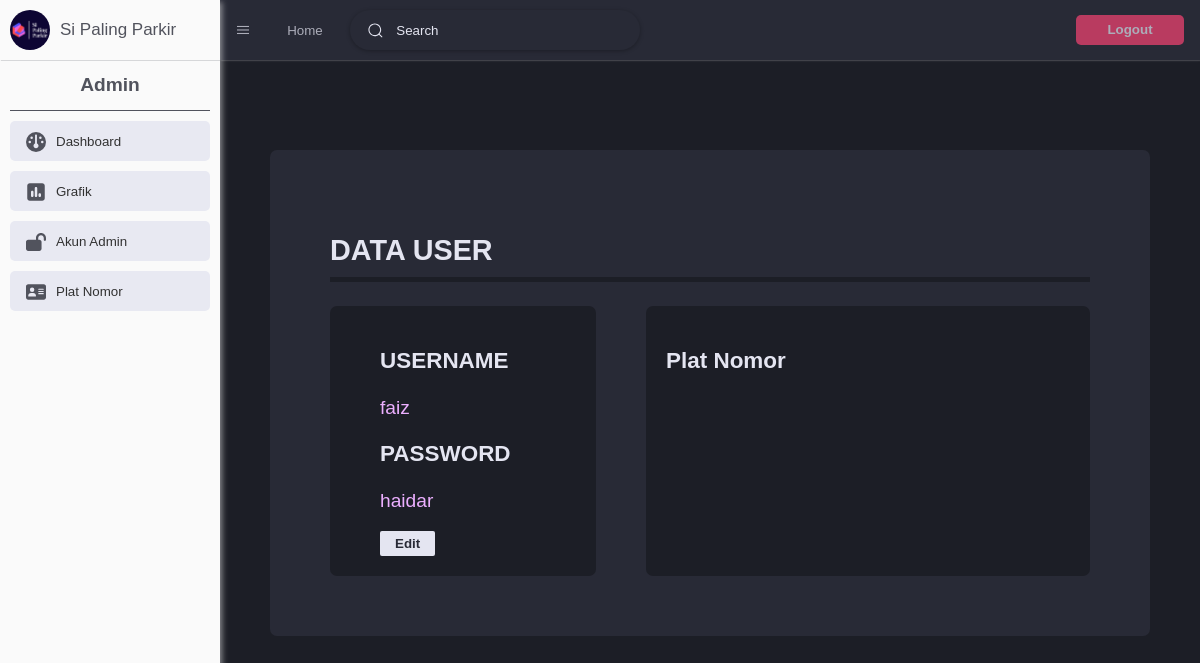
/bundle.php?page=akunuser&id=1 (signed in), run on an earlier commit of the app's database.
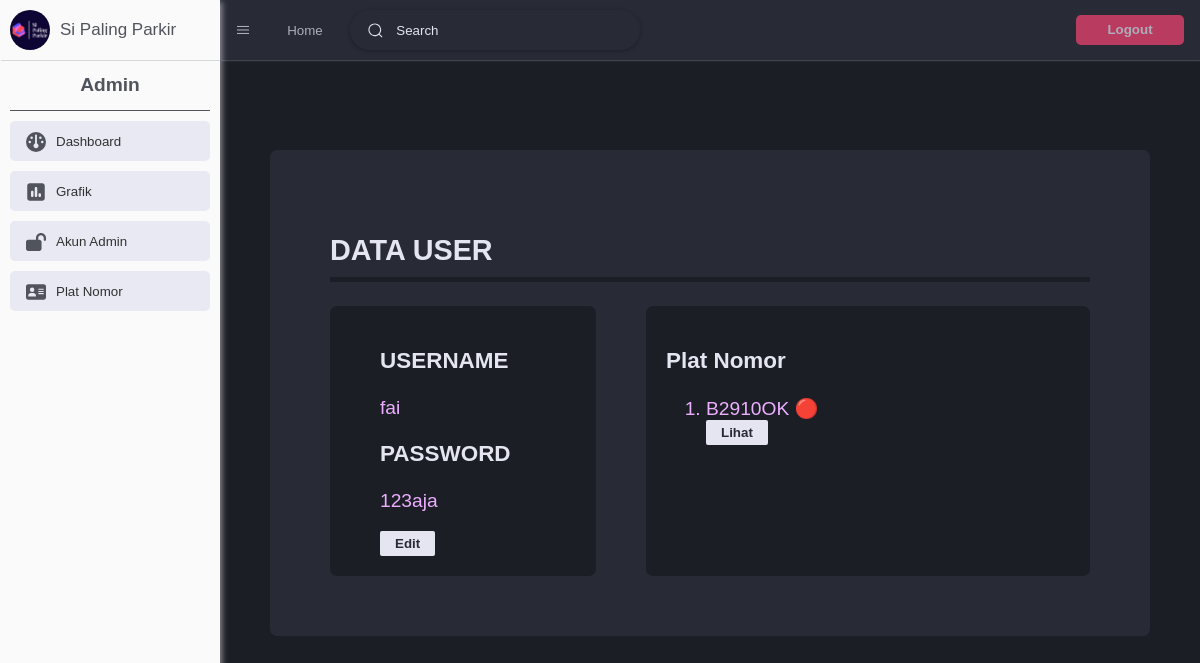
And on a later commit of the database.
### tables this page shows
CREATE TABLE `user` (
  `id` int(11) NOT NULL,
  `username` varchar(100) NOT NULL,
  `password` varchar(100) NOT NULL
);

CREATE TABLE `plat_nomor` (
  `nomor` varchar(100) NOT NULL,
  `id` int(11) NOT NULL,
  `lantai` int(11) DEFAULT NULL,
  `lokasi` int(11) DEFAULT NULL,
  `status` tinyint(1) DEFAULT NULL,
  `waktu_masuk` varchar(100) DEFAULT NULL,
  `waktu_keluar` varchar(100) DEFAULT NULL
);

### controller/akunuser.php (called while the page is built)
<?php
try {
    if(isset($_GET['id'])){
        $list_status = ["🔴", "🟢"];
        $sql = "SELECT * FROM user WHERE id=$_GET[id]";
        $result_user = mysqli_query($conn, $sql);
        $data_user = mysqli_fetch_array($result_user);
        $sql = "SELECT * FROM plat_nomor WHERE id=$_GET[id]";
        $result_plat = mysqli_query($conn, $sql);
    } else {
        header("Location: bundle.php?page=dashboard");
    }
} catch (\Throwable $er) {
    echo (" (akunuser.php) pesan: " . $er);
}
?>

### admin/akunuser.php (the view)
<link rel="stylesheet" href="style/akunuser.css">
<div class="latar">
    <div class="background">
        <h1>DATA USER</h1>
        <div class="flex">
            <div class="kotak1">
                <h3>USERNAME</h3>
                <p><?= $data_user['username'] ?></p>
                <h3>PASSWORD</h3>
                <p><?= $data_user['password'] ?></p>
                <button onclick="window.location.href='bundle.php?page=edituser&id=<?= $data_user['id'] ?>';">Edit</button>
            </div>
            <div class="kotak2">
                <h3>Plat Nomor</h3>
                <ol>
                    <?php while ($data_plat = mysqli_fetch_assoc($result_plat)): ?>
                    <li>
                        <?= $data_plat['nomor'] ?> <?= $list_status[$data_plat['status']] ?><br>
                        <button onclick="window.location.href='index.php?lt=<?= $data_plat['lantai'] ?>&loc=<?= $data_plat['lokasi'] ?>'">Lihat</button>
                    </li>
                    <?php endwhile; ?>
                </ol>
            </div>
        </div>
    </div>
</div>

What changed in the data, as far as the page shows it:
changed user: username "faiz" → "fai"; password "haidar" → "123aja"
added plat_nomor: nomor "B2910OK", status "🔴"
